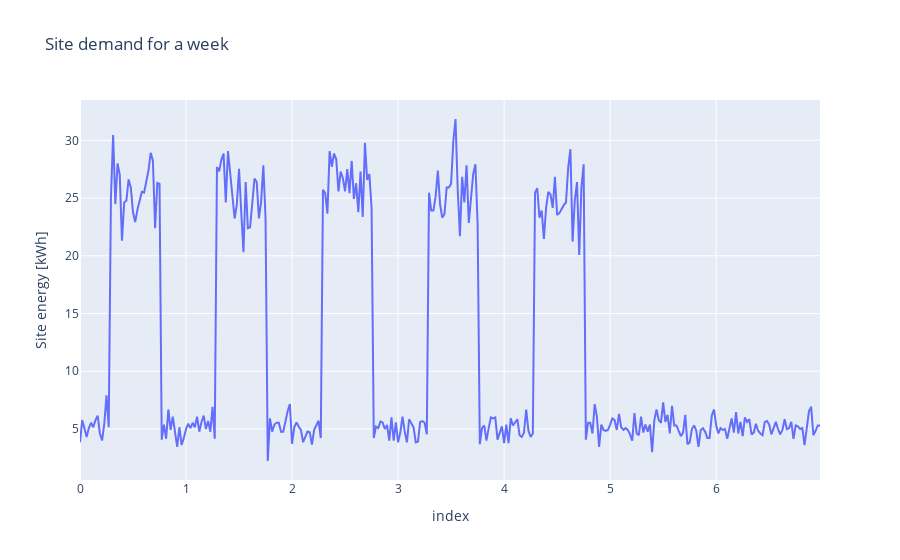

The code cell stored with this chart in its notebook:
### Code cell
import plotly.express as px

# df = px.data.gapminder().query("country=='Canada'")


fig = px.line(df, x=df.index, y="Site energy [kWh]", title='Site demand for a week')
fig.show()

### Figure 1 — Plotly figure (JSON) as saved in the notebook; plotly's stock layout.template omitted (floating-point values rounded to 4 significant figures; data arrays with more than 128 entries replaced by an {"elided": "..."} marker saying what was removed)
{"data": [{"hovertemplate": "index=%{x}<br>Site energy [kWh]=%{y}<extra></extra>", "legendgroup": "", "line": {"color": "#636efa", "dash": "solid"}, "marker": {"symbol": "circle"}, "mode": "lines", "name": "", "orientation": "v", "showlegend": false, "type": "scatter", "x": {"elided": "336 float values"}, "xaxis": "x", "y": {"elided": "336 float values"}, "yaxis": "y"}], "layout": {"legend": {"tracegroupgap": 0}, "title": {"text": "Site demand for a week"}, "xaxis": {"anchor": "y", "domain": [0, 1], "title": {"text": "index"}}, "yaxis": {"anchor": "x", "domain": [0, 1], "title": {"text": "Site energy [kWh]"}}}}
